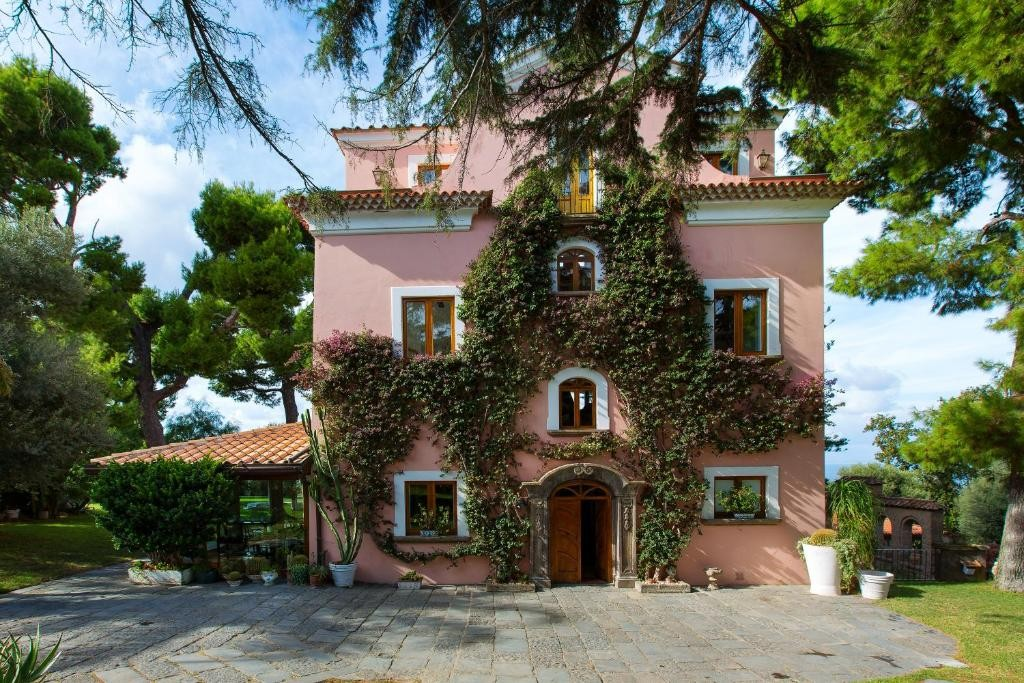
#> input picture tools/src/villa-front.jpg, 1024 x 683 px
$ python sketch-card.py src/villa-front.jpg out.png   (older library calls are emulated)
#> lines starting #> are read from the running program, lines starting #| are printed output that depends on the picture
"""Turn a photo into a pen-and-wash sketch, like a hand-painted save-the-date
card: thin dark pen lines on white paper, loose light washes of colour laid a
little off the lines, and plenty of bare paper.

    python3 tools/sketch-card.py <photo> <out.png> [--crop x,y,w,h] [--width 1800]
        [--lines 1.0] [--wash 0.55] [--seed N]

--lines scales how many pen lines are kept (higher = more detail);
--wash is how strong the colour is (0 = bare paper, 1 = full photo colour).
Needs opencv-python-headless and numpy.
"""
import argparse
import cv2
import numpy as np

ap = argparse.ArgumentParser()
ap.add_argument("src"); ap.add_argument("out")
ap.add_argument("--crop"); ap.add_argument("--width", type=int, default=1800)
ap.add_argument("--lines", type=float, default=1.0)
ap.add_argument("--wash", type=float, default=0.55)
ap.add_argument("--seed", type=int, default=7)
ap.add_argument("--sky", type=float, default=0, help="paint a blue sky wash over the bright top fraction of the picture")
ap.add_argument("--nopink", action="store_true", help="turn pink sunset light to warm ochre")
args = ap.parse_args()
rng = np.random.default_rng(args.seed)

img = cv2.imread(args.src)
#> img is the input picture: shape (683, 1024, 3); mean B, G, R 90, 105.6, 101
if args.crop:
    x, y, w, h = map(int, args.crop.split(","))
    img = img[y:y + h, x:x + w]
W = args.width
H = int(img.shape[0] * W / img.shape[1])
#> H = 1200
img = cv2.resize(img, (W, H), interpolation=cv2.INTER_AREA if img.shape[1] > W else cv2.INTER_CUBIC)
#> img: shape (1200, 1800, 3)

# daylight: lift the shadows so dark corners don't turn to mud, no pink haze in the sky
hsv = cv2.cvtColor(img, cv2.COLOR_BGR2HSV).astype(np.float32)
hh, ss, vv = hsv[..., 0], hsv[..., 1], hsv[..., 2]
if args.nopink:
    pink = ((hh > 145) | (hh < 13)) & (ss < 140)
    hh[pink] = 18
    violet = (hh >= 112) & (hh <= 145)
    hh[violet] = 108
    sea = (hh > 85) & (hh < 130)
    sea[int(H * 0.45):] = False           # the bay only, not white tablecloths in blue dusk light
    ss[sea] = np.clip(ss[sea] * 1.9 + 35, 0, 255)
vv[:] = np.clip(255 * (vv / 255) ** 0.55 + 12, 0, 255)
ss[:] = np.clip(ss * 1.25, 0, 255)
img = cv2.cvtColor(np.dstack([hh, ss, vv]).astype(np.uint8), cv2.COLOR_HSV2BGR)

# ---- simplify the photo into shapes: the pen only follows the big forms
simple = img
for _ in range(3):
    simple = cv2.bilateralFilter(simple, 9, 30, 7)
simple = cv2.pyrMeanShiftFiltering(simple, 10, 28)

# ---- pen lines
gray = cv2.cvtColor(simple, cv2.COLOR_BGR2GRAY)
lo = int(40 / args.lines); hi = int(110 / args.lines)
edges = cv2.Canny(gray, lo, hi, L2gradient=True)
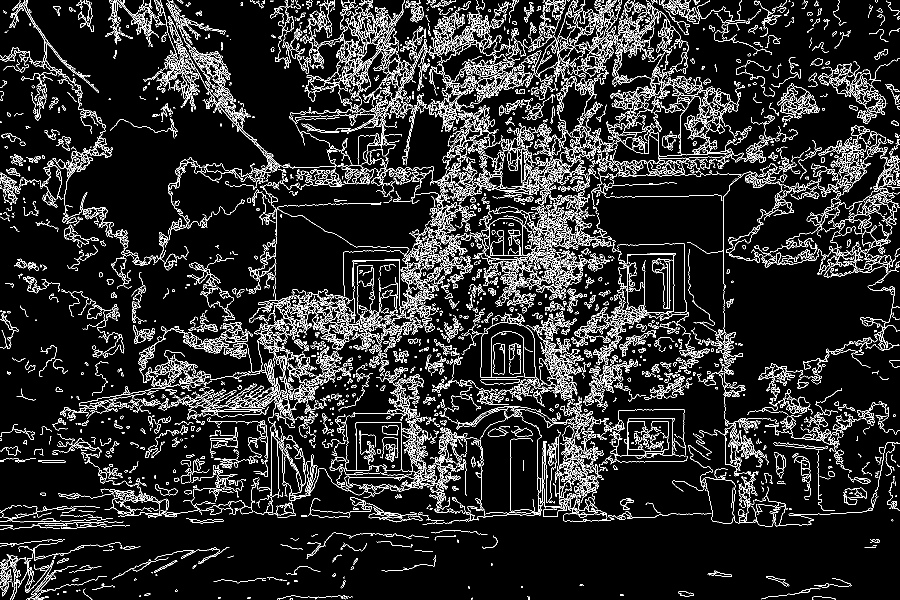
#> edges: shape (1200, 1800) (shown at 1/2 size); 10.4% white in thin lines or dots
n, lab, stats, _ = cv2.connectedComponentsWithStats(edges, connectivity=8)
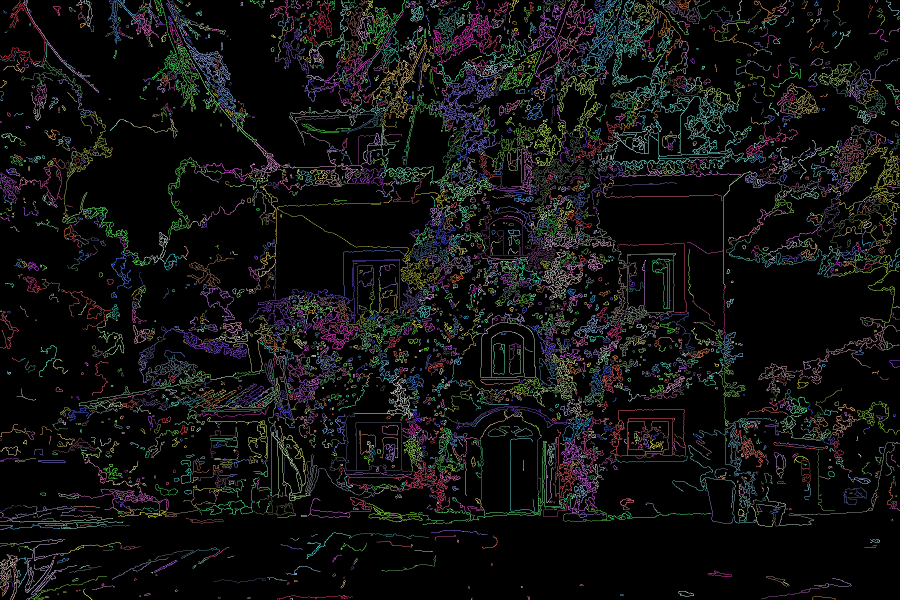
#> lab: shape (1200, 1800) int32 (shown at 1/2 size); 4529 distinct labels, from 0 to 4528; one colour per label, 0 black
#> n = 4529
minlen = max(8, int(28 / args.lines))
keep = np.zeros(n, bool); keep[1:] = stats[1:, cv2.CC_STAT_AREA] >= minlen   # no stray specks
pen = (keep[lab] & (edges > 0)).astype(np.float32)
#> pen: shape (1200, 1800) float32; values 0 (black) and 1 (white), 9% white in thin lines or dots
# break long contours into dashes now and then, like a quick hand
breaks = cv2.resize((rng.random((H // 14 + 1, W // 14 + 1)) > 0.16).astype(np.float32), (W, H), interpolation=cv2.INTER_NEAREST)
pen *= breaks
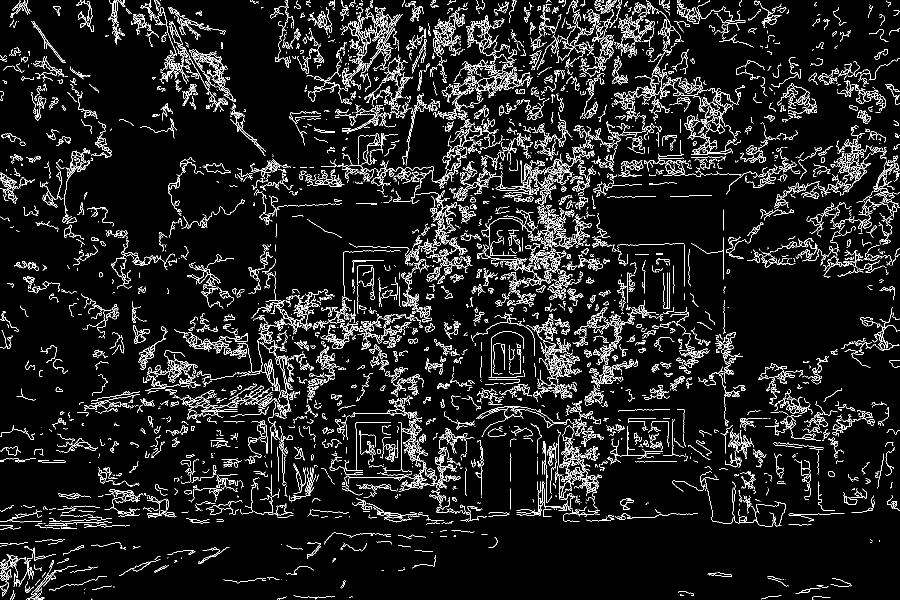
#> pen: shape (1200, 1800) float32 (shown at 1/2 size); values 0 (black) and 1 (white), 7.6% white in thin lines or dots
# a hand isn't a ruler: wobble the lines a little, vary their weight
gx, gy = np.meshgrid(np.arange(W, dtype=np.float32), np.arange(H, dtype=np.float32))
jx = cv2.resize(rng.normal(0, 1, (H // 50 + 2, W // 50 + 2)).astype(np.float32), (W, H), interpolation=cv2.INTER_CUBIC) * 2.2
jy = cv2.resize(rng.normal(0, 1, (H // 50 + 2, W // 50 + 2)).astype(np.float32), (W, H), interpolation=cv2.INTER_CUBIC) * 2.2
pen = cv2.remap(pen, gx + jx, gy + jy, cv2.INTER_LINEAR)
weight = cv2.resize(rng.random((H // 30 + 2, W // 30 + 2)).astype(np.float32), (W, H), interpolation=cv2.INTER_CUBIC)
thick = cv2.dilate(pen, np.ones((2, 2), np.uint8))
pen = np.where(weight > 0.55, thick, pen)
pen = np.clip(cv2.GaussianBlur(pen, (0, 0), 0.6) * 1.4, 0, 1)

# ---- washes: the shapes' colours, thinned with water, laid a touch off the lines
wash = cv2.medianBlur(simple, 9).astype(np.float32)
hw = cv2.cvtColor(wash.astype(np.uint8), cv2.COLOR_BGR2HSV).astype(np.float32)
hw[..., 1] = np.clip(hw[..., 1] * 1.5, 0, 255)
wash = cv2.cvtColor(hw.astype(np.uint8), cv2.COLOR_HSV2BGR).astype(np.float32)
shift = np.float32([[1, 0, 5], [0, 1, 3]])
wash = cv2.warpAffine(wash, shift, (W, H), borderMode=cv2.BORDER_REFLECT)
lum = cv2.cvtColor(wash.astype(np.uint8), cv2.COLOR_BGR2GRAY).astype(np.float32) / 255
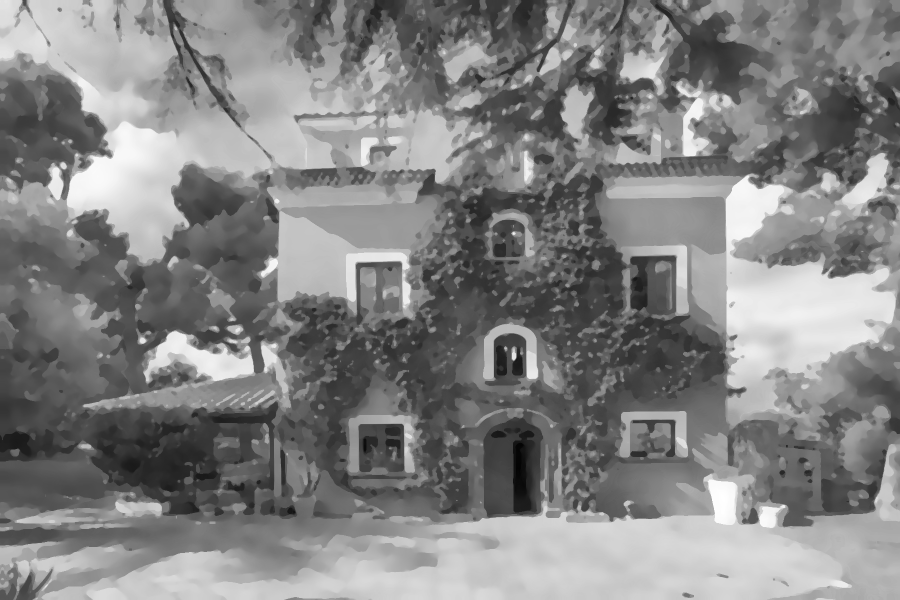
#> lum: shape (1200, 1800) float32 (shown at 1/2 size); min 0.0118, max 1, mean 0.514
# strength: light areas go to bare paper, others get a thin wash
paint = np.clip((0.86 - lum) / 0.3, 0, 1) * 0.35 + 0.65
paint *= args.wash
# the brush loads and runs dry: the wash is uneven
flow = cv2.resize(rng.random((H // 90 + 2, W // 90 + 2)).astype(np.float32), (W, H), interpolation=cv2.INTER_CUBIC)
paint *= 0.8 + 0.3 * flow
paint[lum > 0.86] *= 0.25
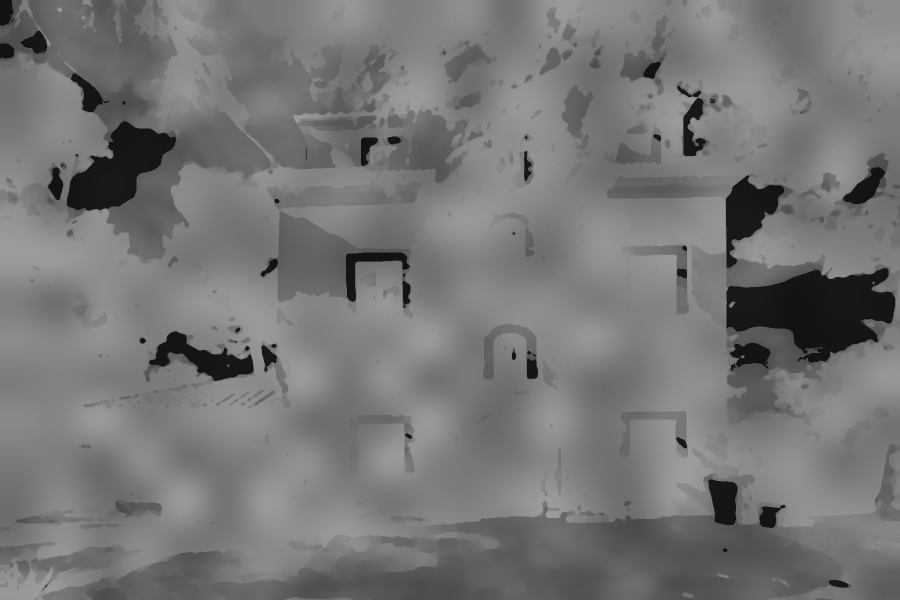
#> paint: shape (1200, 1800) float32 (shown at 1/2 size); min 0.0703, max 0.615, mean 0.464
# pigment pools at the edge of each wash as it dries
wl = cv2.cvtColor(wash.astype(np.uint8), cv2.COLOR_BGR2GRAY).astype(np.float32)
rim = cv2.magnitude(cv2.Sobel(wl, cv2.CV_32F, 1, 0), cv2.Sobel(wl, cv2.CV_32F, 0, 1))
rim = cv2.GaussianBlur(np.clip(rim / 50, 0, 1), (0, 0), 1.2)
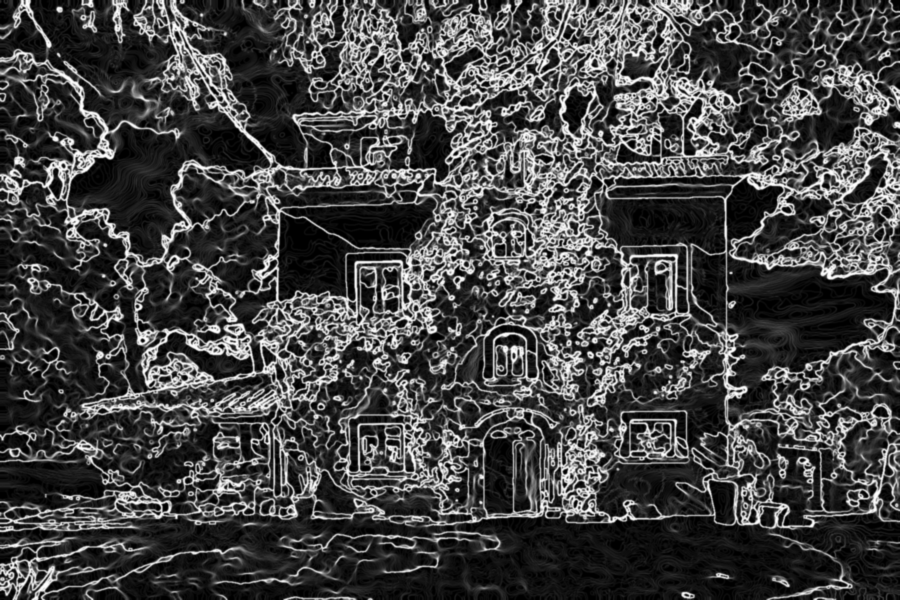
#> rim: shape (1200, 1800) float32 (shown at 1/2 size); min 0, max 1, mean 0.272
paint = np.clip(paint * (1 + 0.35 * rim), 0, 1)
grain = cv2.GaussianBlur(rng.random((H, W)).astype(np.float32), (0, 0), 1.1)
paint *= 0.85 + 0.3 * grain
paper = np.array([250, 252, 253], np.float32)
out = paper * (1 - paint[..., None]) + wash * paint[..., None]

if args.sky:
    yy = np.linspace(0, 1, H)[:, None]
    lum0 = cv2.cvtColor(simple, cv2.COLOR_BGR2GRAY).astype(np.float32) / 255
    sk = np.clip((lum0 - 0.72) / 0.1, 0, 1) * np.clip((args.sky - yy) / 0.05, 0, 1)
    sk *= (0.55 + 0.25 * np.clip(1 - yy / args.sky, 0, 1)) * (0.85 + 0.3 * flow)
    SKY = np.array([232, 196, 150], np.float32)   # BGR soft sky blue
    out = out * (1 - sk[..., None]) + SKY * sk[..., None]

INK = np.array([62, 44, 36], np.float32)            # BGR dark slate-navy
out = out * (1 - pen[..., None] * 0.85) + INK * pen[..., None] * 0.85
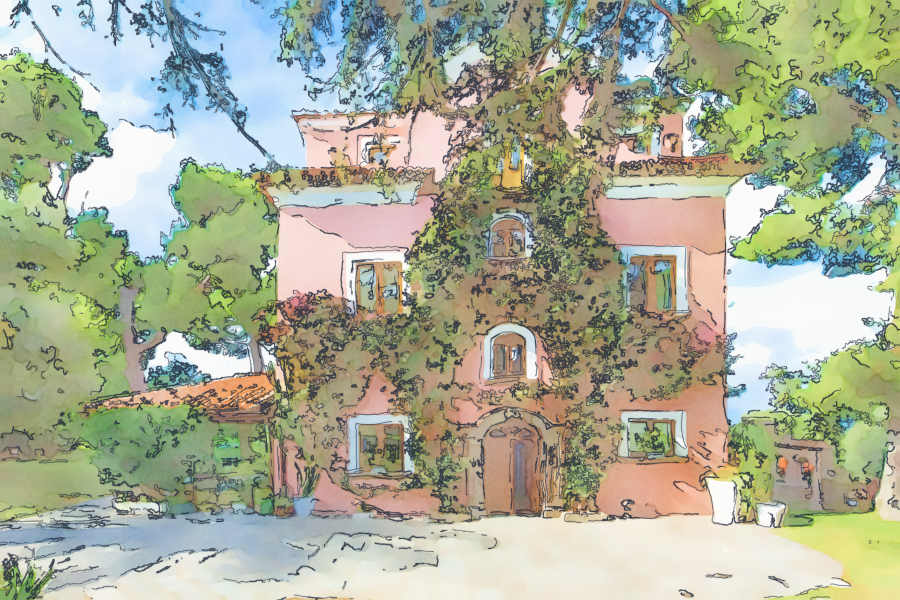
#> out: shape (1200, 1800, 3) float32 (shown at 1/2 size); mean B, G, R 151.4, 172.9, 169
tooth = cv2.GaussianBlur(rng.random((H, W)).astype(np.float32), (0, 0), 0.8)
out *= (0.975 + 0.03 * tooth)[..., None]
cv2.imwrite(args.out, np.clip(out, 0, 255).astype(np.uint8))
print(W, H)
#| 1800 1200
